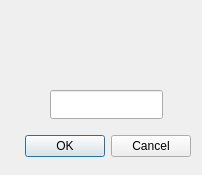
<?xml version="1.0" encoding="UTF-8"?>
<ui version="4.0">
 <class>Dialog</class>
 <widget class="QDialog" name="Dialog">
  <property name="geometry">
   <rect>
    <x>0</x>
    <y>0</y>
    <width>202</width>
    <height>175</height>
   </rect>
  </property>
  <property name="windowTitle">
   <string>VeneBux</string>
  </property>
  <property name="windowIcon">
   <iconset>
    <normaloff>../../../img/1310151066_home.ico</normaloff>../../../img/1310151066_home.ico</iconset>
  </property>
  <widget class="QDialogButtonBox" name="btnOk">
   <property name="geometry">
    <rect>
     <x>10</x>
     <y>130</y>
     <width>181</width>
     <height>32</height>
    </rect>
   </property>
   <property name="orientation">
    <enum>Qt::Horizontal</enum>
   </property>
   <property name="standardButtons">
    <set>QDialogButtonBox::Cancel|QDialogButtonBox::Ok</set>
   </property>
  </widget>
  <widget class="QLabel" name="lblImg">
   <property name="geometry">
    <rect>
     <x>40</x>
     <y>10</y>
     <width>131</width>
     <height>71</height>
    </rect>
   </property>
   <property name="text">
    <string/>
   </property>
   <property name="pixmap">
    <pixmap>cap.png</pixmap>
   </property>
  </widget>
  <widget class="QLineEdit" name="lineCaptcha">
   <property name="geometry">
    <rect>
     <x>50</x>
     <y>90</y>
     <width>113</width>
     <height>29</height>
    </rect>
   </property>
  </widget>
 </widget>
 <resources/>
 <connections>
  <connection>
   <sender>btnOk</sender>
   <signal>accepted()</signal>
   <receiver>Dialog</receiver>
   <slot>accept()</slot>
   <hints>
    <hint type="sourcelabel">
     <x>248</x>
     <y>254</y>
    </hint>
    <hint type="destinationlabel">
     <x>157</x>
     <y>274</y>
    </hint>
   </hints>
  </connection>
  <connection>
   <sender>btnOk</sender>
   <signal>rejected()</signal>
   <receiver>Dialog</receiver>
   <slot>reject()</slot>
   <hints>
    <hint type="sourcelabel">
     <x>316</x>
     <y>260</y>
    </hint>
    <hint type="destinationlabel">
     <x>286</x>
     <y>274</y>
    </hint>
   </hints>
  </connection>
 </connections>
</ui>
